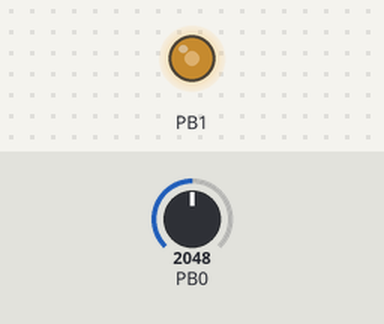
The sketch below on a simulated STM32 Blue Pill. Shown: output pins drawn as LEDs (lit = HIGH). Inputs (shaded band) come from the test bench; at power-on: PB0 = 2048.

Above: at 1.2 s.
1.3 s: PB0 set to 2866
At 1.8 s:
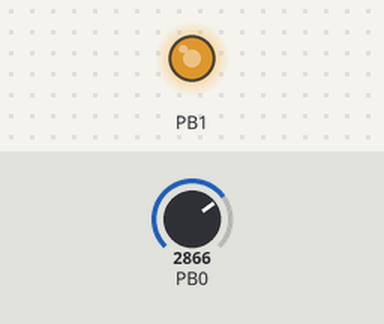
2.8 s: PB0 set to 3603
At 4.0 s:
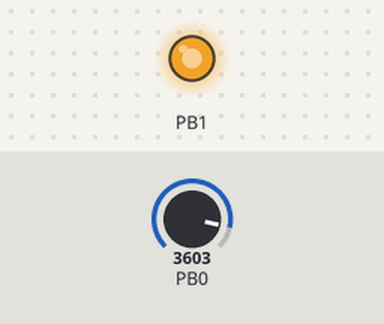
4.3 s: PB0 set to 491
At 5.3 s:
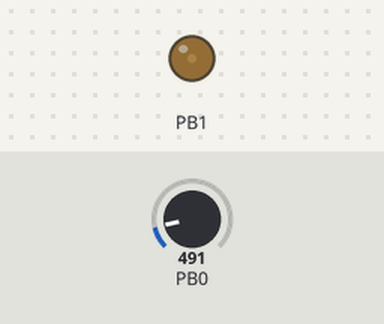
5.8 s: PB0 set to 0
At 6.5 s:
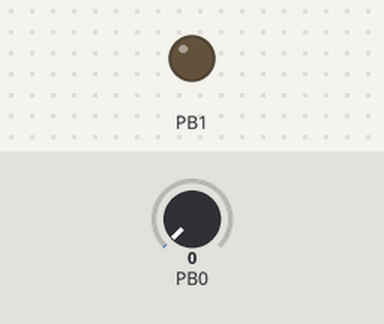
Timing chart, 0 to 8.3 s (numbered marks = the images above; inputs shaded):
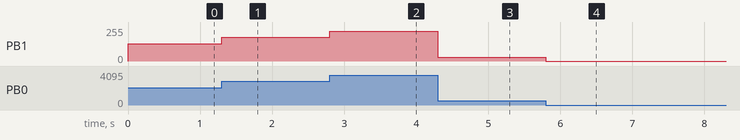

Measured:
- after the input at 1.3 s, PB1: 128/255 → 179/255 at once
- after the input at 2.8 s, PB1: 179/255 → 225/255 at once
- after the input at 4.3 s, PB1: 225/255 → 30/255 at once
- after the input at 5.8 s, PB1: 30/255 → 0/255 at once

The sketch:

Code.ino
```cpp
/*
 *  Author:dharmendra Kumar Yadav

 */

void setup() {
    pinMode(PB0, INPUT_ANALOG);
    pinMode(PB1, PWM);
}

void loop() {
    int sensorValue = analogRead(PB0);
    int ledFadeValue = map(sensorValue, 0, 4095, 0, 65535);  //  12 bit ADC to 16 bit PWM
    pwmWrite(PB1, ledFadeValue);
}
```
